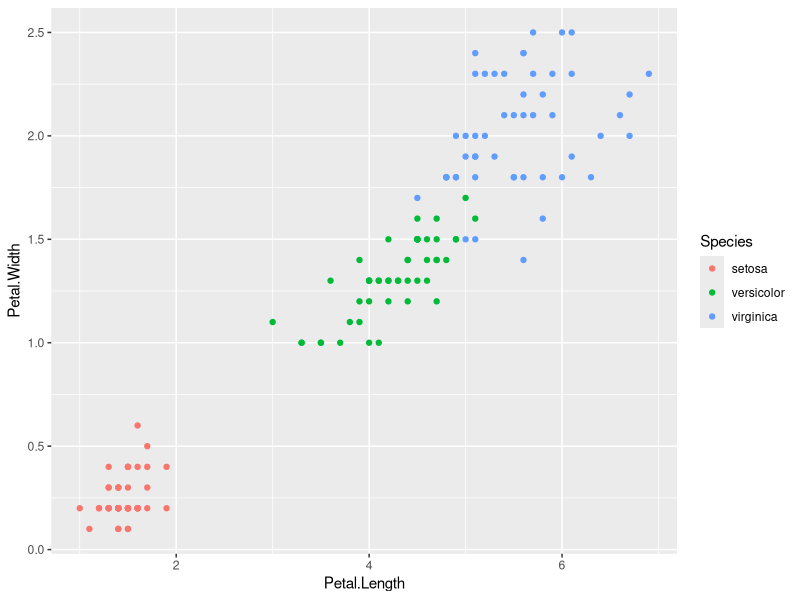
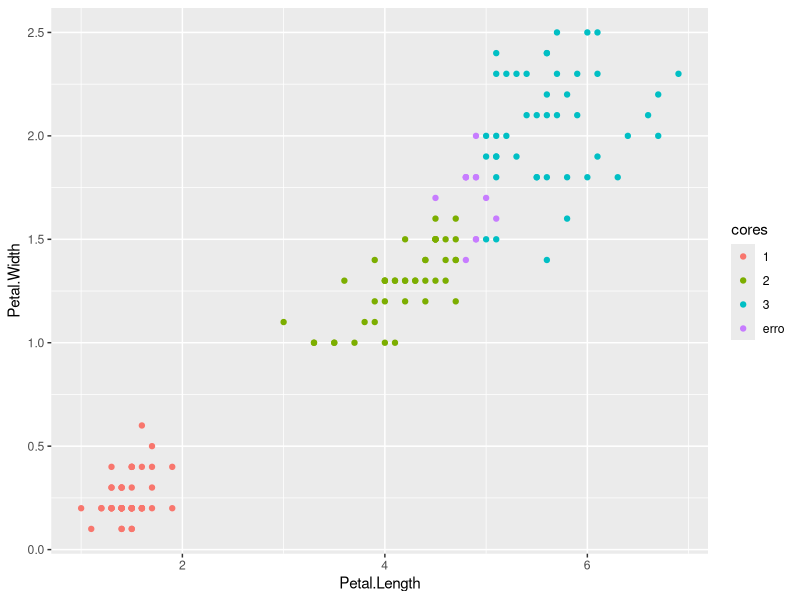
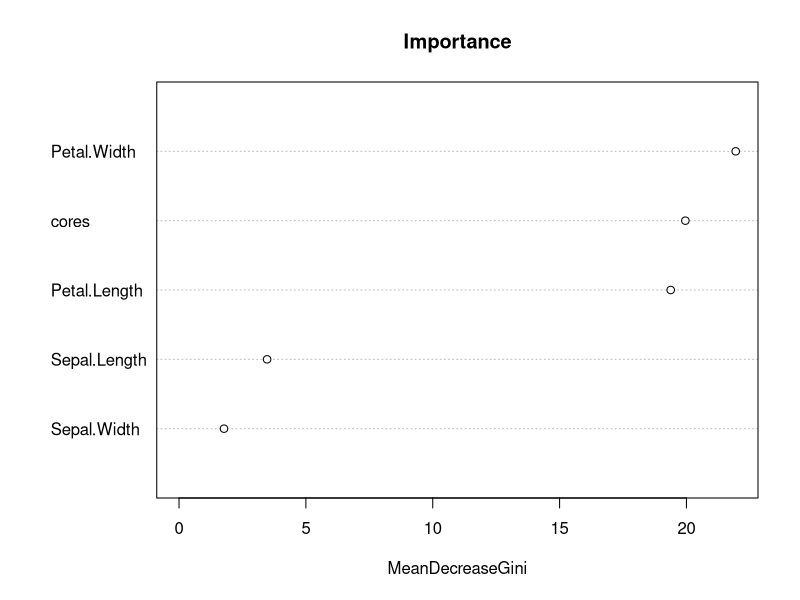

Source code (R) for these figures, in order: (Note: this script raises an error after producing the figures.)
library(datasets)

data("iris")
head(iris)
table(iris$Species)

install.packages("ggplot2")
library(ggplot2)
ggplot(iris, aes(Petal.Length, Petal.Width, col=Species))+geom_point()
#--------------------------------------------------------------------------
install.packages("randomForest")
library(randomForest)

modelo=randomForest(Species~Petal.Length, data=iris)
predict(modelo)
table(predict(modelo),iris$Species)
#ver oq acertou/errou lado a lado
cbind(predict(modelo),iris$Species)
#acertos
diag(table(predict(modelo),iris$Species))
#quant de acertos
sum(diag(table(predict(modelo),iris$Species)))
#porcentagem de acertos total
sum(diag(table(predict(modelo),iris$Species)))/sum(table(predict(modelo),iris$Species))
sum(diag(table(predict(modelo),iris$Species)))/length(iris$Species)
#% por especie
diag(table(predict(modelo),iris$Species))/table(iris$Species)

cores=ifelse(iris$Species==predict(modelo),iris$Species,'erro')
iris$cores=cores
ggplot(iris, aes(Petal.Length, Petal.Width, col=cores))+geom_point()
#--------------------------------------------------------------------------
#usando tds
data("iris")
head(iris)

m=randomForest(Species~Sepal.Length+Sepal.Width+Petal.Length+Petal.Width, data=iris)
#pega todos
m=randomForest(Species~., data=iris)
table(iris$Species,predict(m))
sum(diag(table(predict(m),iris$Species)))/length(iris$Species)
#--------------------------------------------------------------------------
#divide a data, pra ficar um parte pra treino(construir) e o resto testar
set.seed(222)
split=sample(2,nrow(iris), replace=T, prob=c(0.7,0.3))
split
train<-iris[split==1,]
test<-iris[split==2,]

m=randomForest(Species~., data=train)
sum(diag(table(predict(m, newdata=test), test$Species)))/length(test$Species)

importance(m)
varImpPlot(m, sort=T, main="Importance")

head(iris)
bd=data.frame(Sepal.Length=4.8,  Sepal.Width=3, Petal.Length=1.5, Petal.Width=0.3)
predict(m,newdata = bd)
